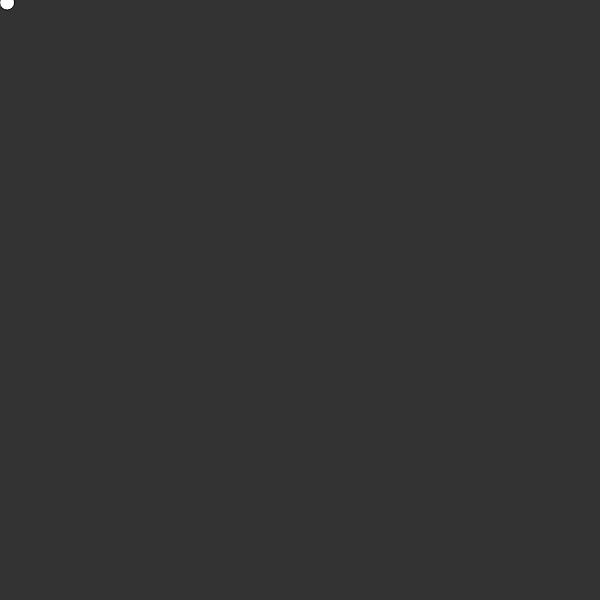
Frame 1 (no input)
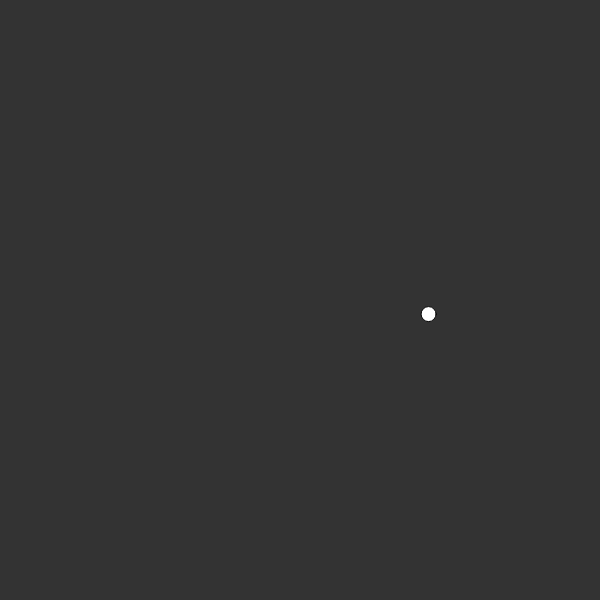
Frame 60 (no input)
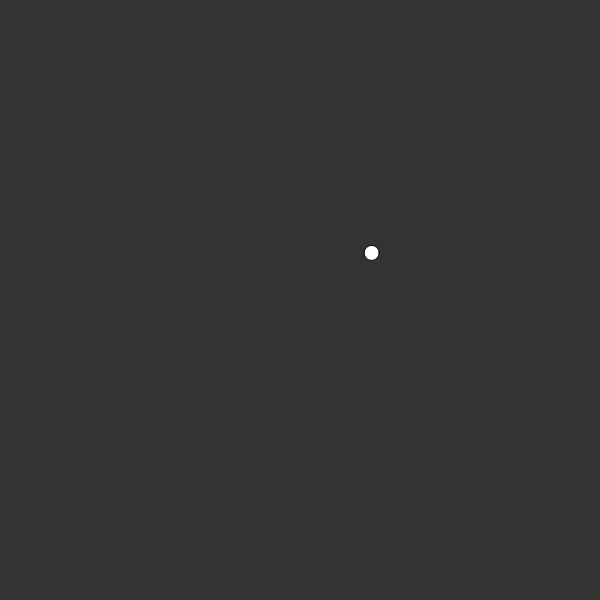
Frame 120 (the mouse pressed at the canvas centre since frame 60)

The p5.js sketch that drew these frames (run headless with seeded random() and noise() and a simulated clock; from frame 60 on, the mouse is pressed at the canvas centre):

// p5.js sketch
// ── sketch.js
var blobs = []
var blob
var grav

function setup() {
	createCanvas(600, 600)
	slider = createSlider(0, 4, 0.5, 0.1)
	for (var i = 0; i < 1; i++){
		blob = new Blob(0, 0)
		blob.applyForce(createVector(random(10), random(10)))
		blobs.push(blob)
	}
}

function draw() {
	background(51)
	grav = slider.value()
	
	for (var i = 0; i < blobs.length; i++){
		blobs[i].applyForce(createVector(0, slider.value()))
		blobs[i].update(grav)
		blobs[i].show()
	}
}

function mousePressed(){
	var blobclick = new Blob(mouseX, mouseY)
	blobclick.applyForce(createVector(random(10), random(10)))
	blobs.push(blobclick)
}
// ── blob.js
function Blob(x, y){
	
	this.vel = createVector(0, 0)
	this.acc = createVector(0, 0)
	this.pos = createVector(x, y)
	
	this.applyForce = function(force){
		this.acc.add(force)
	}
	
	this.update = function(grav){
		console.log(this.pos.x)
		console.log(this.pos.y)
		this.vel.add(this.acc)
		this.pos.add(this.vel)
		this.acc.mult(0)
		
		if (this.pos.x >= width || this.pos.x < 0){
			this.vel = createVector(-this.vel.x + (1.6 * grav), this.vel.y)
		} else if (this.pos.y >= height || this.pos.y < 0){
			this.vel = createVector(this.vel.x, -this.vel.y + (1.6 * grav))
		}
	}

	this.show = function(){
		ellipse(this.pos.x, this.pos.y, 15, 15)
	}
	
}
